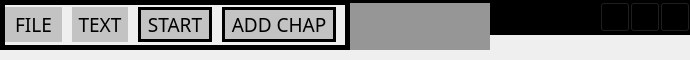
    <widget class="QWidget" name="w_top" native="true">
     <property name="minimumSize">
      <size>
       <width>0</width>
       <height>60</height>
      </size>
     </property>
     <property name="maximumSize">
      <size>
       <width>16777215</width>
       <height>60</height>
      </size>
     </property>
     <property name="styleSheet">
      <string notr="true">QToolButton
{
background:#919191;
}</string>
     </property>
     <layout class="QGridLayout" name="gridLayout_2">
      <property name="leftMargin">
       <number>0</number>
      </property>
      <property name="topMargin">
       <number>0</number>
      </property>
      <property name="rightMargin">
       <number>0</number>
      </property>
      <property name="bottomMargin">
       <number>10</number>
      </property>
      <property name="spacing">
       <number>0</number>
      </property>
      <item row="0" column="0">
       <widget class="QWidget" name="widget_5" native="true">
        <property name="minimumSize">
         <size>
          <width>350</width>
          <height>50</height>
         </size>
        </property>
        <property name="maximumSize">
         <size>
          <width>350</width>
          <height>50</height>
         </size>
        </property>
        <property name="styleSheet">
         <string notr="true">QWidget
{
border: 5px solid black;
}</string>
        </property>
        <layout class="QGridLayout" name="gridLayout_3">
         <property name="leftMargin">
          <number>5</number>
         </property>
         <property name="topMargin">
          <number>5</number>
         </property>
         <property name="rightMargin">
          <number>14</number>
         </property>
         <property name="bottomMargin">
          <number>5</number>
         </property>
         <property name="horizontalSpacing">
          <number>10</number>
         </property>
         <property name="verticalSpacing">
          <number>0</number>
         </property>
         <item row="0" column="1">
          <widget class="QToolButton" name="tb_menu_text">
           <property name="sizePolicy">
            <sizepolicy hsizetype="Minimum" vsizetype="Minimum">
             <horstretch>0</horstretch>
             <verstretch>0</verstretch>
            </sizepolicy>
           </property>
           <property name="maximumSize">
            <size>
             <width>70</width>
             <height>16777215</height>
            </size>
           </property>
           <property name="font">
            <font>
             <family>Impact</family>
             <pointsize>14</pointsize>
            </font>
           </property>
           <property name="styleSheet">
            <string notr="true">QToolButton
{
border:0px;
background:#c3c3c3;
}

QToolButton::menu-indicator { image: none; }

QToolButton:hover
{
border:0px;
background:#83d7f3;
}

</string>
           </property>
           <property name="text">
            <string>TEXT</string>
           </property>
           <property name="popupMode">
            <enum>QToolButton::DelayedPopup</enum>
           </property>
           <property name="arrowType">
            <enum>Qt::NoArrow</enum>
           </property>
          </widget>
         </item>
         <item row="0" column="0">
          <widget class="QToolButton" name="tb_menu_file">
           <property name="sizePolicy">
            <sizepolicy hsizetype="Minimum" vsizetype="Minimum">
             <horstretch>0</horstretch>
             <verstretch>0</verstretch>
            </sizepolicy>
           </property>
           <property name="maximumSize">
            <size>
             <width>70</width>
             <height>16777215</height>
            </size>
           </property>
           <property name="font">
            <font>
             <family>Impact</family>
             <pointsize>14</pointsize>
            </font>
           </property>
           <property name="styleSheet">
            <string notr="true">QToolButton
{
border:0px;
background:#c3c3c3;
}

QToolButton::menu-indicator { image: none; }

QToolButton:hover
{
border:0px;
background:#83d7f3;
}

</string>
           </property>
           <property name="text">
            <string>FILE</string>
           </property>
           <property name="popupMode">
            <enum>QToolButton::InstantPopup</enum>
           </property>
          </widget>
         </item>
         <item row="0" column="2">
          <widget class="QToolButton" name="tb_start">
           <property name="sizePolicy">
            <sizepolicy hsizetype="Minimum" vsizetype="Minimum">
             <horstretch>0</horstretch>
             <verstretch>0</verstretch>
            </sizepolicy>
           </property>
           <property name="minimumSize">
            <size>
             <width>3</width>
             <height>35</height>
            </size>
           </property>
           <property name="maximumSize">
            <size>
             <width>16777215</width>
             <height>35</height>
            </size>
           </property>
           <property name="font">
            <font>
             <family>Impact</family>
             <pointsize>14</pointsize>
            </font>
           </property>
           <property name="styleSheet">
            <string notr="true">QToolButton
{
border:0px;
border:3px solid black;
background:#c3c3c3;
}

QToolButton::menu-indicator { image: none; }

QToolButton:hover
{
border:0px;
border:3px solid black;
background:#83d7f3;
}

</string>
           </property>
           <property name="text">
            <string>START</string>
           </property>
           <property name="popupMode">
            <enum>QToolButton::DelayedPopup</enum>
           </property>
           <property name="arrowType">
            <enum>Qt::NoArrow</enum>
           </property>
          </widget>
         </item>
         <item row="0" column="3">
          <widget class="QToolButton" name="tb_add_chapter">
           <property name="sizePolicy">
            <sizepolicy hsizetype="Minimum" vsizetype="Minimum">
             <horstretch>0</horstretch>
             <verstretch>0</verstretch>
            </sizepolicy>
           </property>
           <property name="minimumSize">
            <size>
             <width>0</width>
             <height>35</height>
            </size>
           </property>
           <property name="maximumSize">
            <size>
             <width>16777215</width>
             <height>35</height>
            </size>
           </property>
           <property name="font">
            <font>
             <family>Impact</family>
             <pointsize>14</pointsize>
            </font>
           </property>
           <property name="styleSheet">
            <string notr="true">QToolButton
{
border:0px;
background:#c3c3c3;
border:3px solid black;

}

QToolButton::menu-indicator { image: none; }

QToolButton:hover
{
border:0px;
background:#83d7f3;
border:3px solid black;
}

</string>
           </property>
           <property name="text">
            <string>ADD CHAP</string>
           </property>
           <property name="popupMode">
            <enum>QToolButton::DelayedPopup</enum>
           </property>
           <property name="arrowType">
            <enum>Qt::NoArrow</enum>
           </property>
          </widget>
         </item>
        </layout>
       </widget>
      </item>
      <item row="0" column="2">
       <widget class="QWidget" name="widget_7" native="true">
        <property name="sizePolicy">
         <sizepolicy hsizetype="MinimumExpanding" vsizetype="Preferred">
          <horstretch>0</horstretch>
          <verstretch>0</verstretch>
         </sizepolicy>
        </property>
        <property name="minimumSize">
         <size>
          <width>200</width>
          <height>0</height>
         </size>
        </property>
        <layout class="QGridLayout" name="gridLayout_19">
         <property name="leftMargin">
          <number>0</number>
         </property>
         <property name="topMargin">
          <number>0</number>
         </property>
         <property name="rightMargin">
          <number>0</number>
         </property>
         <property name="bottomMargin">
          <number>15</number>
         </property>
         <property name="spacing">
          <number>0</number>
         </property>
         <item row="0" column="0">
          <widget class="QWidget" name="widget_6" native="true">
           <property name="styleSheet">
            <string notr="true">QWidget
{
background:black;
}</string>
           </property>
           <layout class="QGridLayout" name="gridLayout_7">
            <property name="leftMargin">
             <number>0</number>
            </property>
            <property name="topMargin">
             <number>0</number>
            </property>
            <property name="rightMargin">
             <number>0</number>
            </property>
            <property name="bottomMargin">
             <number>0</number>
            </property>
            <property name="spacing">
             <number>0</number>
            </property>
            <item row="0" column="1">
             <widget class="QToolButton" name="tb_minimize">
              <property name="minimumSize">
               <size>
                <width>30</width>
                <height>30</height>
               </size>
              </property>
              <property name="maximumSize">
               <size>
                <width>30</width>
                <height>30</height>
               </size>
              </property>
              <property name="text">
               <string>...</string>
              </property>
              <property name="icon">
               <iconset resource="textedit.qrc">
                <normaloff>:/res/icon/minimize-window-256.png</normaloff>:/res/icon/minimize-window-256.png</iconset>
              </property>
              <property name="iconSize">
               <size>
                <width>30</width>
                <height>30</height>
               </size>
              </property>
             </widget>
            </item>
            <item row="0" column="2">
             <widget class="QToolButton" name="tb_maximize">
              <property name="minimumSize">
               <size>
                <width>30</width>
                <height>30</height>
               </size>
              </property>
              <property name="maximumSize">
               <size>
                <width>30</width>
                <height>30</height>
               </size>
              </property>
              <property name="text">
               <string>...</string>
              </property>
              <property name="icon">
               <iconset resource="textedit.qrc">
                <normaloff>:/res/icon/maximize-window-256.png</normaloff>
                <normalon>:/res/icon/restore-window-256.png</normalon>:/res/icon/maximize-window-256.png</iconset>
              </property>
              <property name="iconSize">
               <size>
                <width>30</width>
                <height>30</height>
               </size>
              </property>
              <property name="checkable">
               <bool>true</bool>
              </property>
             </widget>
            </item>
            <item row="0" column="3">
             <widget class="QToolButton" name="tb_close">
              <property name="minimumSize">
               <size>
                <width>30</width>
                <height>30</height>
               </size>
              </property>
              <property name="maximumSize">
               <size>
                <width>30</width>
                <height>30</height>
               </size>
              </property>
              <property name="text">
               <string>...</string>
              </property>
              <property name="icon">
               <iconset resource="textedit.qrc">
                <normaloff>:/res/icon/close-window-256.png</normaloff>:/res/icon/close-window-256.png</iconset>
              </property>
              <property name="iconSize">
               <size>
                <width>30</width>
                <height>30</height>
               </size>
              </property>
             </widget>
            </item>
            <item row="0" column="0">
             <spacer name="horizontalSpacer_5">
              <property name="orientation">
               <enum>Qt::Horizontal</enum>
              </property>
              <property name="sizeHint" stdset="0">
               <size>
                <width>40</width>
                <height>20</height>
               </size>
              </property>
             </spacer>
            </item>
           </layout>
          </widget>
         </item>
        </layout>
       </widget>
      </item>
      <item row="0" column="1">
       <widget class="QLabel" name="lbl_title">
        <property name="minimumSize">
         <size>
          <width>140</width>
          <height>0</height>
         </size>
        </property>
        <property name="maximumSize">
         <size>
          <width>500</width>
          <height>16777215</height>
         </size>
        </property>
        <property name="font">
         <font>
          <family>Impact</family>
          <pointsize>20</pointsize>
         </font>
        </property>
        <property name="styleSheet">
         <string notr="true">QLabel
{
background-color:#969696;
border-top: 3px solid black;
}</string>
        </property>
        <property name="text">
         <string/>
        </property>
        <property name="alignment">
         <set>Qt::AlignCenter</set>
        </property>
       </widget>
      </item>
     </layout>
    </widget>
